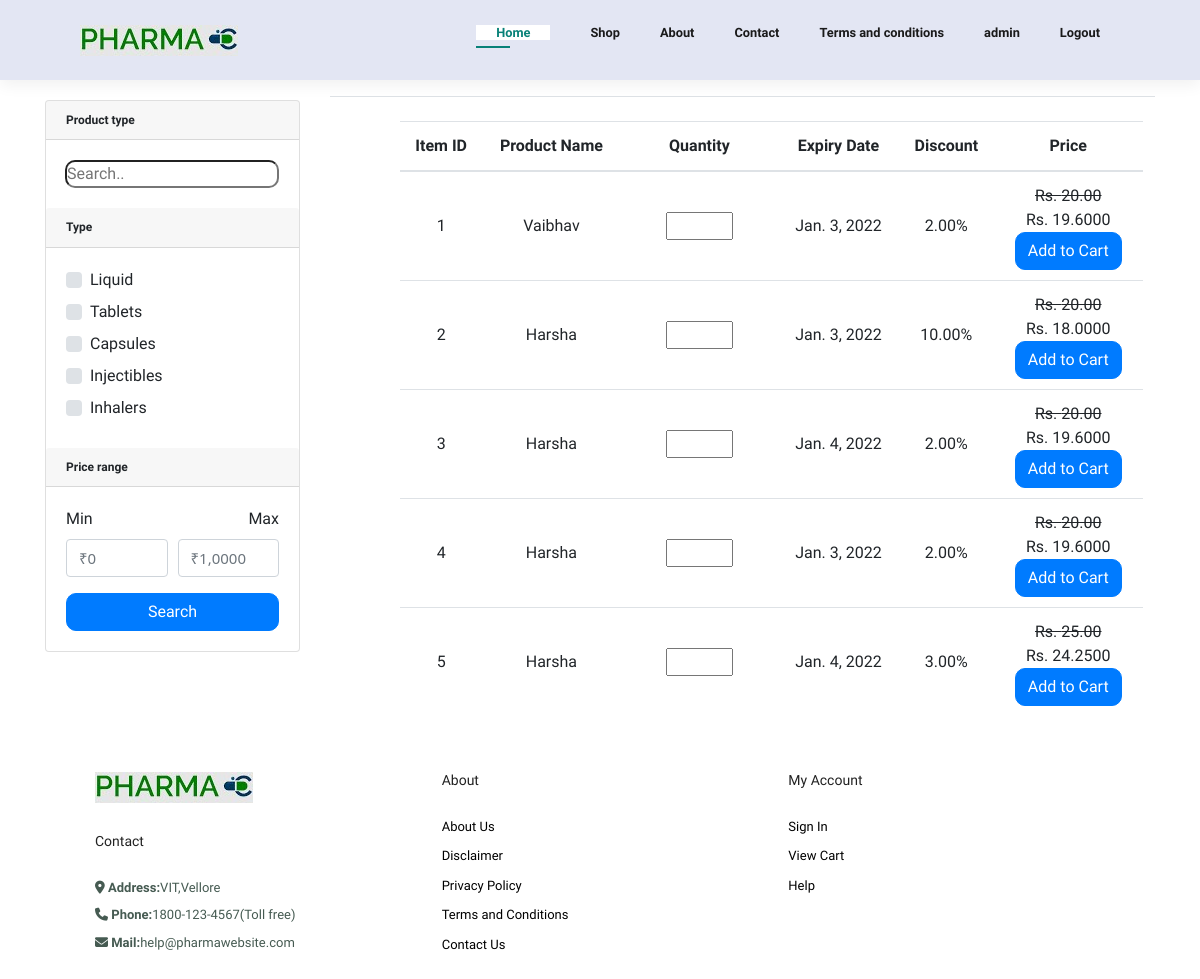
Screenshot of /view (signed in) with the database file from the repository.
### inventory/models.py (models this page shows, shortened)
class ItemMain(models.Model):
    itemid = models.AutoField(primary_key=True)
    itemname = models.CharField(max_length=50)
    discount = models.DecimalField(decimal_places=2, max_digits=25)
    price = models.DecimalField(decimal_places=2, max_digits=25)
    type = models.ForeignKey(ItemsCat, on_delete=models.CASCADE)
    composition = models.TextField()
    manufacturingdate = models.DateField()
    expirydate = models.DateField()
    quantity = models.IntegerField(default=0)
    slug = models.SlugField(max_length=50, unique=True,
                            default="", editable=False)

### inventory/views.py (the view)
# urls.py: path('view', views.items_display, name="view"),
def items_display(request):
    itemsearch = []
    l = []
    if request.method == 'POST':
        search_keyword = request.POST.get('search_keyword')
        if search_keyword != "" and search_keyword != None:
            item_search_part1 = list(ItemMain.objects.filter(
                itemname__icontains=search_keyword))
            item_search_part2 = list(ItemMain.objects.filter(
                composition__icontains=search_keyword))
            item_search_part3 = list(ItemMain.objects.filter(
                itemid__icontains=search_keyword))
            itemsearch = item_search_part1 + item_search_part2 + item_search_part3
            if itemsearch == []:
                messages.info(request, 'No Results Found')
        else:
            itemsearch = list(ItemMain.objects.all())
        cat = request.POST.getlist('cat', [])
        min_price = request.POST.get('min_price')
        max_price = request.POST.get('max_price')
        quantity = request.POST.get('quantity')
        if quantity == '' or quantity == None:
            quantity = 0
        else:
            quantity = int(quantity)
        id = request.POST.get('id')
        if id:
            currentItem = ItemMain.objects.filter(slug=id)[0]
            if (currentItem.quantity - quantity >= 0):
                for counter in range(quantity):
                    cartModel = UserCart.objects.filter(
                        user=User.objects.filter(username=request.user)[0],
                        itemid=ItemMain.objects.filter(itemid=id)[0],
                        quantity=quantity
                    )
                    if cartModel:
                        cartModel = UserCart.objects.create(
                            user=User.objects.filter(username=request.user)[0],
                            itemid=ItemMain.objects.filter(itemid=id)[0],
                            quantity=quantity
                        )
                        cartModel.save()
                    else:
                        cartModel = UserCart.objects.create(
                            user=User.objects.filter(username=request.user)[0],
                            itemid=ItemMain.objects.filter(itemid=id)[0],
                            quantity=quantity
                        )
                        cartModel.save()
                currentItem.quantity -= quantity
                currentItem.save()
            else:
                print("Out of Stock")
        if min_price == '' or min_price == None:
            min_price = 0
        else:
            min_price = int(min_price)
        if max_price == '' or max_price == None:
            max_price = 10000000
        else:
            max_price = int(max_price)
        items = []
        if len(cat) > 0:
            if (len(cat)):
                items = ItemMain.objects.filter(
                    type__in=ItemsCat.objects.filter(catName__in=cat))
        else:
            items = ItemMain.objects.all()
        items = list(set(items).intersection(set(itemsearch)))
        for i in items:
            ll = []
            ll.append(i.itemid)
            ll.append(i.itemname)
            ll.append(i.expirydate)
            ll.append(i.discount)
            ll.append(i.price)
            price = i.price
            offer = i.discount
            newPrice = price - (price * offer)/100
            ll.append(newPrice)
            if newPrice >= min_price and newPrice <= max_price:
                ll.append("Valid")
            else:
                ll.append("Invalid")
            ll.append(i.slug)
            l.append(ll)
    else:
        items = list(ItemMain.objects.all())
        for i in items:
            ll = []
            ll.append(i.itemid)
            ll.append(i.itemname)
            ll.append(i.expirydate)
            ll.append(i.discount)
            ll.append(i.price)
            price = i.price
            offer = i.discount
            newPrice = price - (price * offer)/100
            ll.append(newPrice)
            if newPrice >= 0 and newPrice <= 10000000:
                ll.append("Valid")
            else:
                ll.append("Invalid")
            ll.append(i.slug)
            l.append(ll)
    context = {
        "items": l
    }
    return render(request, "inventory/inventory view.html", context)

### templates/inventory/inventory view.html (shortened to what this page needs)
{% extends "base.html" %}
{% load static %}
{% block home %}
<link href="//maxcdn.bootstrapcdn.com/bootstrap/4.1.1/css/bootstrap.min.css" rel="stylesheet" id="bootstrap-css">
<link rel="stylesheet" href="{% static 'css/inventory view.css' %}" />
<link rel="stylesheet" href="https://fontawesome.com/v4.7.0/assets/font-awesome/css/font-awesome.css">
<link rel="stylesheet" href="https://cdnjs.cloudflare.com/ajax/libs/font-awesome/4.7.0/css/font-awesome.min.css">
<div class="container">
	<div class="row">
		<aside class="col-md-3">
			<div class="card">
				<article class="filter-group">
					<header class="card-header">
						<h6 class="title">Product type</h6>
					</header>
					<div class="filter-content collapse show" id="collapse_1">
						<div class="card-body">
							<div class="input-group">
								<div class="input-group-append">
									<form method="POST">
										<input type="search" placeholder="Search.." name="search_keyword"
											style="border-radius: 10px; width: 100%;">
								</div>
							</div>
						</div>
					</div>
				</article>
				<article class="filter-group">
					<header class="card-header">
						<h6 class="title">Type </h6>
					</header>
					<div class="filter-content collapse show" id="collapse_2">
						<div class="card-body">
							<label class="custom-control custom-checkbox">
								<div class="custom-control-label">Liquid
								</div>
							</label>
							<label class="custom-control custom-checkbox">
								<div class="custom-control-label">Tablets
								</div>
							</label>
							<label class="custom-control custom-checkbox">
								<div class="custom-control-label">Capsules
								</div>
							</label>
							<label class="custom-control custom-checkbox">
								<div class="custom-control-label">Injectibles
								</div>
							</label>
							<label class="custom-control custom-checkbox">
								<div class="custom-control-label">Inhalers
								</div>
							</label>
						</div>
					</div>
				</article>
				<article class="filter-group">
					<header class="card-header">
						<h6 class="title">Price range </h6>
					</header>
					<div class="filter-content collapse show" id="collapse_3">
						<div class="card-body">
							<div class="form-row">
								<div class="form-group col-md-6">
									<label>Min</label>
									<input class="form-control" placeholder="₹0" type="number" name="min_price">
								</div>
								<div class="form-group text-right col-md-6">
									<label>Max</label>
									<input class="form-control" placeholder="₹1,0000" type="number" name="max_price">
								</div>
							</div>
							<button class="btn btn-block btn-primary">Search</button>
						</div>
					</div>
				</article>
			</div>
		</aside>
		<main class="col-md-9">
			<header class="border-bottom mb-4 pb-3">
			</header>
			<div>
				<table class="table table-hover" style="width:90%; margin-left: 70px; margin-top: 10px;">
					<thead>
						<tr>
							<th scope="col" style="	font-weight: bold;">Item ID</td>
							<th scope="col" style="	font-weight: bold;">Product Name</td>
							<th scope="col" style="	font-weight: bold;">Quantity</td>
							<th scope="col" style="	font-weight: bold;">Expiry Date</td>
							<th scope="col" style="	font-weight: bold;">Discount</td>
							<th scope="col" style="	font-weight: bold;">Price</td>
						</tr>
					</thead>
					{% for item in items %}
					{% if item.6 == "Valid" %}
					<tr>
						<td scope="row">{{ item.0 }}</td>
						<td>{{ item.1 }}</td>
						<form method="POST">
							<td><input type="number" id="quantity" name="quantity" min="0" max="1000000"
									style="width: 50%;"></td>
							<td>{{ item.2 }}</td>
							<td>{{ item.3 }}%</td>
							<td style="width: 20%;padding-bottom: 10px;"><del>Rs. {{ item.4 }}</del><br>
								Rs. {{ item.5 }}<br>
								<button class="btn btn-primary">Add to Cart</button>
							</td>
						</form>
					</tr>
					{% endif %}
					{% endfor %}
				</table>
			</div>
		</main>
	</div>
</div>
{% endblock home %}

### templates/navbar.html
{% load static %}
<link rel="stylesheet" href="{% static 'css/navbar.css' %}">
<section id="header">
    <a href="#"><img src="{% static 'img/logo.jpg'%}" class="logo" alt=""></a>
    <div>
        <ul id="navbar">
            <li><a class="active" href="index.html">Home</a></li>
            <li><a class="" href="shop.html">Shop</a></li>
            <li><a class="" href="About.html">About</a></li>
            <li><a class="" href="contact.html">Contact</a></li>
            <li><a class="" href="Termsandconditions.html">Terms and conditions</a></li>
            {% if user.is_authenticated %}
            <li>
                <a class="" href="" class="dropdown-item">{{ user }}</a>
            </li>
            <li>
                <a class="" href="{% url 'logout' %}" class="dropdown-item">Logout</a>
            </li>
            {% else %}
            <li>
                <a class="" href="{% url 'login' %}" class="dropdown-item">Login</a>
            </li>
            {% endif %}
        </ul>
    </div>
</section>

### static_in_env/css/navbar.css (style rules this page uses)
* { margin: 0; padding: 0; box-sizing: border-box; font-family: 'Spartan', sans-serif; }
#header { display: flex; align-items: center; justify-content: space-between; padding: 20px 80px; background: #E3E6F3; box-shadow: 0 5px 15px rgba(0, 0, 0, 0.06); z-index: 999; position: sticky; top: 0; left: 0 }
#navbar { display: flex; align-items: center; justify-content: center; }
#navbar li { list-style: none; padding: 0 20px; position: relative; }
#navbar li a { text-decoration: none; font-size: 0.8rem; font-weight: 600; color: #1a1a1a; transition: 0.3s ease; }
#navbar li a:hover, #navbar li a.active { color: #088178; }
#navbar li a.active::after, #navbar li a:hover::after { content: ""; width: 30%; height: 2px; background: #088178; position: absolute; bottom: -4px; left: 20px }
body { margin: 0; padding: 0; font-family: sans-serif; background-image: url("b2g.png"); background-repeat: no-repeat; }
.active { width: 1000px; min-height: 688px; background-color: white; margin: 0 auto; padding: 0px 20px 0px 20px; }

### static_in_env/css/inventory view.css (style rules this page uses)
.title { margin: 0; }
body { margin: 0; padding: 0; font-family: sans-serif; background-image: url("b2g.png"); background-repeat: no-repeat; }
.row:after { content: ""; display: table; clear: both; }
.table, th, td { text-align: center; }
.table td, .table th { vertical-align: middle !important; }
.form-control { font-family: system-ui, sans-serif; font-size: 15px; line-height: 1.1; margin-right: 5px; }
.btn { border-radius: 10px; }

### static_in_env/css/footer.css (style rules this page uses)
* { margin:0; padding:0; box-sizing: border-box; font-family:'Spartan', sans-serif; }
h6 { font-weight: 700; font-size: 12px; }

### rows the page displays
ItemMain: itemname "Vaibhav", expirydate "Jan. 3, 2022", discount "2.00", price "20.00"
ItemMain: itemname "Harsha", expirydate "Jan. 3, 2022", discount "10.00", price "20.00"
ItemMain: itemname "Harsha", expirydate "Jan. 4, 2022", discount "2.00", price "20.00"
ItemMain: itemname "Harsha", expirydate "Jan. 3, 2022", discount "2.00", price "20.00"
ItemMain: itemname "Harsha", expirydate "Jan. 4, 2022", discount "3.00", price "25.00"

### other values shown
{{ user }} "admin"
{{ item.0 }} "1" "2" "3" "4" "5"
{{ item.5 }} "19.6000" "18.0000" "19.6000" "19.6000" "24.2500"
